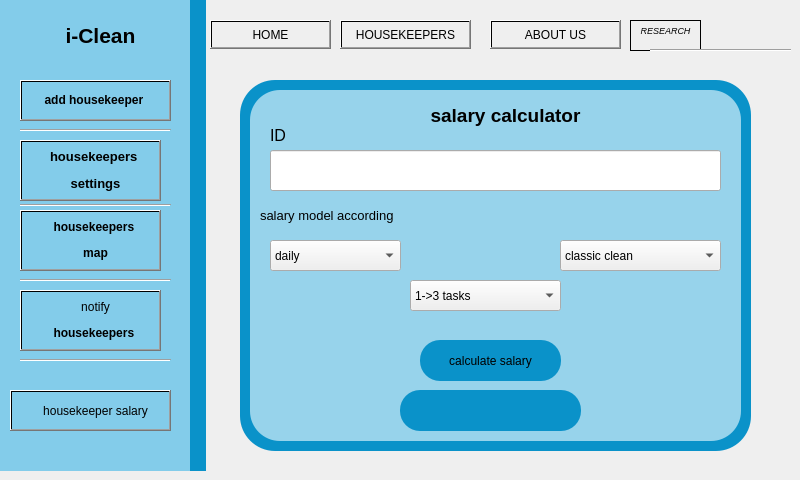
          <widget class="QWidget" name="page_154">
           <widget class="QStackedWidget" name="stackedWidget_49">
            <property name="geometry">
             <rect>
              <x>0</x>
              <y>0</y>
              <width>791</width>
              <height>471</height>
             </rect>
            </property>
            <property name="currentIndex">
             <number>0</number>
            </property>
            <widget class="QWidget" name="page_155">
             <widget class="QLabel" name="label_993">
              <property name="geometry">
               <rect>
                <x>0</x>
                <y>0</y>
                <width>841</width>
                <height>471</height>
               </rect>
              </property>
              <property name="text">
               <string/>
              </property>
              <property name="pixmap">
               <pixmap>../../../OneDrive - ESPRIT/Bureau/projet qt/arr.png</pixmap>
              </property>
             </widget>
             <widget class="QLabel" name="label_994">
              <property name="geometry">
               <rect>
                <x>0</x>
                <y>0</y>
                <width>191</width>
                <height>471</height>
               </rect>
              </property>
              <property name="styleSheet">
               <string notr="true">background-color: rgb(131, 204, 234);</string>
              </property>
              <property name="text">
               <string/>
              </property>
             </widget>
             <widget class="QLabel" name="label_995">
              <property name="geometry">
               <rect>
                <x>190</x>
                <y>0</y>
                <width>16</width>
                <height>471</height>
               </rect>
              </property>
              <property name="styleSheet">
               <string notr="true">background-color: rgb(10, 146, 201);</string>
              </property>
              <property name="text">
               <string/>
              </property>
             </widget>
             <widget class="QLabel" name="label_996">
              <property name="geometry">
               <rect>
                <x>50</x>
                <y>20</y>
                <width>101</width>
                <height>31</height>
               </rect>
              </property>
              <property name="text">
               <string>&lt;html&gt;&lt;head/&gt;&lt;body&gt;&lt;p align=&quot;center&quot;&gt;&lt;span style=&quot; font-size:16pt; font-weight:700;&quot;&gt;i-Clean&lt;/span&gt;&lt;/p&gt;&lt;/body&gt;&lt;/html&gt;</string>
              </property>
             </widget>
             <widget class="QPushButton" name="pushButton_417">
              <property name="geometry">
               <rect>
                <x>210</x>
                <y>20</y>
                <width>121</width>
                <height>29</height>
               </rect>
              </property>
              <property name="styleSheet">
               <string notr="true">background-color: qlineargradient(spread:pad, x1:0, y1:0, x2:0, y2:0, stop:0 rgba(0, 0, 0, 0), stop:1 rgba(255, 255, 255, 255));</string>
              </property>
              <property name="text">
               <string>HOME</string>
              </property>
             </widget>
             <widget class="QToolButton" name="toolButton_112">
              <property name="geometry">
               <rect>
                <x>490</x>
                <y>20</y>
                <width>131</width>
                <height>29</height>
               </rect>
              </property>
              <property name="styleSheet">
               <string notr="true">background-color: qlineargradient(spread:pad, x1:0, y1:0, x2:0, y2:0, stop:0 rgba(0, 0, 0, 0), stop:1 rgba(255, 255, 255, 255));</string>
              </property>
              <property name="text">
               <string>ABOUT US</string>
              </property>
             </widget>
             <widget class="QToolButton" name="toolButton_113">
              <property name="geometry">
               <rect>
                <x>340</x>
                <y>20</y>
                <width>131</width>
                <height>29</height>
               </rect>
              </property>
              <property name="styleSheet">
               <string notr="true">background-color: qlineargradient(spread:pad, x1:0, y1:0, x2:0, y2:0, stop:0 rgba(0, 0, 0, 0), stop:1 rgba(255, 255, 255, 255));</string>
              </property>
              <property name="text">
               <string>HOUSEKEEPERS</string>
              </property>
             </widget>
             <widget class="QTextEdit" name="textEdit_56">
              <property name="geometry">
               <rect>
                <x>630</x>
                <y>20</y>
                <width>71</width>
                <height>31</height>
               </rect>
              </property>
              <property name="styleSheet">
               <string notr="true">background-color: qlineargradient(spread:pad, x1:0, y1:0, x2:0, y2:0, stop:0 rgba(0, 0, 0, 0), stop:1 rgba(255, 255, 255, 255));</string>
              </property>
              <property name="html">
               <string>&lt;!DOCTYPE HTML PUBLIC &quot;-//W3C//DTD HTML 4.0//EN&quot; &quot;http://www.w3.org/TR/REC-html40/strict.dtd&quot;&gt;
&lt;html&gt;&lt;head&gt;&lt;meta name=&quot;qrichtext&quot; content=&quot;1&quot; /&gt;&lt;meta charset=&quot;utf-8&quot; /&gt;&lt;style type=&quot;text/css&quot;&gt;
p, li { white-space: pre-wrap; }
hr { height: 1px; border-width: 0; }
li.unchecked::marker { content: &quot;\2610&quot;; }
li.checked::marker { content: &quot;\2612&quot;; }
&lt;/style&gt;&lt;/head&gt;&lt;body style=&quot; font-family:'Segoe UI'; font-size:9pt; font-weight:400; font-style:normal;&quot;&gt;
&lt;p align=&quot;center&quot; style=&quot; margin-top:0px; margin-bottom:0px; margin-left:0px; margin-right:0px; -qt-block-indent:0; text-indent:0px;&quot;&gt;&lt;span style=&quot; font-size:7pt; font-style:italic;&quot;&gt;RESEARCH&lt;/span&gt;&lt;/p&gt;&lt;/body&gt;&lt;/html&gt;</string>
              </property>
             </widget>
             <widget class="Line" name="line_290">
              <property name="geometry">
               <rect>
                <x>650</x>
                <y>40</y>
                <width>151</width>
                <height>20</height>
               </rect>
              </property>
              <property name="orientation">
               <enum>Qt::Orientation::Horizontal</enum>
              </property>
             </widget>
             <widget class="Line" name="line_291">
              <property name="geometry">
               <rect>
                <x>20</x>
                <y>350</y>
                <width>151</width>
                <height>20</height>
               </rect>
              </property>
              <property name="orientation">
               <enum>Qt::Orientation::Horizontal</enum>
              </property>
             </widget>
             <widget class="Line" name="line_292">
              <property name="geometry">
               <rect>
                <x>20</x>
                <y>120</y>
                <width>151</width>
                <height>20</height>
               </rect>
              </property>
              <property name="orientation">
               <enum>Qt::Orientation::Horizontal</enum>
              </property>
             </widget>
             <widget class="Line" name="line_293">
              <property name="geometry">
               <rect>
                <x>20</x>
                <y>190</y>
                <width>151</width>
                <height>31</height>
               </rect>
              </property>
              <property name="orientation">
               <enum>Qt::Orientation::Horizontal</enum>
              </property>
             </widget>
             <widget class="QPushButton" name="pushButton_418">
              <property name="geometry">
               <rect>
                <x>20</x>
                <y>80</y>
                <width>151</width>
                <height>41</height>
               </rect>
              </property>
              <property name="styleSheet">
               <string notr="true">background-color: qlineargradient(spread:pad, x1:0, y1:0, x2:0, y2:0, stop:0 rgba(0, 0, 0, 0), stop:1 rgba(255, 255, 255, 255));</string>
              </property>
              <property name="text">
               <string/>
              </property>
             </widget>
             <widget class="QLabel" name="label_998">
              <property name="geometry">
               <rect>
                <x>30</x>
                <y>140</y>
                <width>131</width>
                <height>61</height>
               </rect>
              </property>
              <property name="styleSheet">
               <string notr="true">font: 11pt &quot;Sitka&quot;;</string>
              </property>
              <property name="text">
               <string>&lt;html&gt;&lt;head/&gt;&lt;body&gt;&lt;p align=&quot;center&quot;&gt;&lt;span style=&quot; font-size:10pt; font-weight:700;&quot;&gt;housekeepers &lt;/span&gt;&lt;/p&gt;&lt;p align=&quot;center&quot;&gt;&lt;span style=&quot; font-size:10pt; font-weight:700;&quot;&gt;settings&lt;/span&gt;&lt;/p&gt;&lt;/body&gt;&lt;/html&gt;</string>
              </property>
             </widget>
             <widget class="QLabel" name="label_999">
              <property name="geometry">
               <rect>
                <x>20</x>
                <y>70</y>
                <width>151</width>
                <height>61</height>
               </rect>
              </property>
              <property name="styleSheet">
               <string notr="true">font: 11pt &quot;Sitka&quot;;</string>
              </property>
              <property name="text">
               <string>&lt;html&gt;&lt;head/&gt;&lt;body&gt;&lt;p align=&quot;center&quot;&gt;&lt;span style=&quot; font-weight:700;&quot;&gt;add housekeeper &lt;/span&gt;&lt;/p&gt;&lt;/body&gt;&lt;/html&gt;</string>
              </property>
             </widget>
             <widget class="Line" name="line_294">
              <property name="geometry">
               <rect>
                <x>20</x>
                <y>270</y>
                <width>151</width>
                <height>20</height>
               </rect>
              </property>
              <property name="orientation">
               <enum>Qt::Orientation::Horizontal</enum>
              </property>
             </widget>
             <widget class="QPushButton" name="pushButton_420">
              <property name="geometry">
               <rect>
                <x>20</x>
                <y>140</y>
                <width>141</width>
                <height>61</height>
               </rect>
              </property>
              <property name="styleSheet">
               <string notr="true">background-color: qlineargradient(spread:pad, x1:0, y1:0, x2:0, y2:0, stop:0 rgba(0, 0, 0, 0), stop:1 rgba(255, 255, 255, 255));</string>
              </property>
              <property name="text">
               <string/>
              </property>
             </widget>
             <widget class="QLabel" name="label_1000">
              <property name="geometry">
               <rect>
                <x>30</x>
                <y>210</y>
                <width>131</width>
                <height>61</height>
               </rect>
              </property>
              <property name="styleSheet">
               <string notr="true">font: 11pt &quot;Sitka&quot;;</string>
              </property>
              <property name="text">
               <string>&lt;html&gt;&lt;head/&gt;&lt;body&gt;&lt;p align=&quot;center&quot;&gt;&lt;span style=&quot; font-weight:700;&quot;&gt;housekeepers &lt;/span&gt;&lt;/p&gt;&lt;p align=&quot;center&quot;&gt;&lt;span style=&quot; font-weight:700;&quot;&gt;map&lt;/span&gt;&lt;/p&gt;&lt;/body&gt;&lt;/html&gt;</string>
              </property>
             </widget>
             <widget class="QPushButton" name="pushButton_421">
              <property name="geometry">
               <rect>
                <x>20</x>
                <y>210</y>
                <width>141</width>
                <height>61</height>
               </rect>
              </property>
              <property name="styleSheet">
               <string notr="true">background-color: qlineargradient(spread:pad, x1:0, y1:0, x2:0, y2:0, stop:0 rgba(0, 0, 0, 0), stop:1 rgba(255, 255, 255, 255));</string>
              </property>
              <property name="text">
               <string/>
              </property>
             </widget>
             <widget class="QLabel" name="label_1002">
              <property name="geometry">
               <rect>
                <x>240</x>
                <y>80</y>
                <width>511</width>
                <height>371</height>
               </rect>
              </property>
              <property name="styleSheet">
               <string notr="true">background-color: rgb(10, 146, 201);
border-radius: 35px;
border-width: 10px;
border-color: qlineargradient(spread:pad, x1:0, y1:0, x2:1, y2:1, stop:0 rgba(10, 146, 201, 255), stop:1 rgba(255, 255, 255, 255));</string>
              </property>
              <property name="text">
               <string/>
              </property>
             </widget>
             <widget class="QLabel" name="label_1003">
              <property name="geometry">
               <rect>
                <x>250</x>
                <y>90</y>
                <width>491</width>
                <height>351</height>
               </rect>
              </property>
              <property name="styleSheet">
               <string notr="true">background-color: rgb(151, 211, 235);
border-radius: 30px;
border-width: 10px;
border-color: qlineargradient(spread:pad, x1:0, y1:0, x2:1, y2:1, stop:0 rgba(10, 146, 201, 255), stop:1 rgba(255, 255, 255, 255));</string>
              </property>
              <property name="text">
               <string/>
              </property>
             </widget>
             <widget class="QLabel" name="label_997">
              <property name="geometry">
               <rect>
                <x>410</x>
                <y>100</y>
                <width>191</width>
                <height>31</height>
               </rect>
              </property>
              <property name="text">
               <string>&lt;html&gt;&lt;head/&gt;&lt;body&gt;&lt;p align=&quot;center&quot;&gt;&lt;span style=&quot; font-size:14pt; font-weight:700;&quot;&gt;salary calculator&lt;/span&gt;&lt;/p&gt;&lt;/body&gt;&lt;/html&gt;</string>
              </property>
             </widget>
             <widget class="QLabel" name="label_1005">
              <property name="geometry">
               <rect>
                <x>420</x>
                <y>340</y>
                <width>141</width>
                <height>41</height>
               </rect>
              </property>
              <property name="styleSheet">
               <string notr="true">background-color: rgb(10, 146, 201);
border-radius: 20px;
border-width: 10px;
border-color: qlineargradient(spread:pad, x1:0, y1:0, x2:1, y2:1, stop:0 rgba(10, 146, 201, 255), stop:1 rgba(255, 255, 255, 255));</string>
              </property>
              <property name="text">
               <string/>
              </property>
             </widget>
             <widget class="QLabel" name="label_1007">
              <property name="geometry">
               <rect>
                <x>270</x>
                <y>120</y>
                <width>63</width>
                <height>31</height>
               </rect>
              </property>
              <property name="text">
               <string>&lt;html&gt;&lt;head/&gt;&lt;body&gt;&lt;p&gt;&lt;span style=&quot; font-size:12pt;&quot;&gt;ID&lt;/span&gt;&lt;/p&gt;&lt;/body&gt;&lt;/html&gt;</string>
              </property>
             </widget>
             <widget class="QLabel" name="label_1008">
              <property name="geometry">
               <rect>
                <x>260</x>
                <y>200</y>
                <width>231</width>
                <height>31</height>
               </rect>
              </property>
              <property name="styleSheet">
               <string notr="true">font: 17pt &quot;Segoe UI&quot;;</string>
              </property>
              <property name="text">
               <string>&lt;html&gt;&lt;head/&gt;&lt;body&gt;&lt;p&gt;&lt;span style=&quot; font-size:10pt;&quot;&gt;salary model according&lt;/span&gt;&lt;/p&gt;&lt;/body&gt;&lt;/html&gt;</string>
              </property>
             </widget>
             <widget class="QLabel" name="label_afficher_salaire">
              <property name="geometry">
               <rect>
                <x>400</x>
                <y>390</y>
                <width>181</width>
                <height>41</height>
               </rect>
              </property>
              <property name="styleSheet">
               <string notr="true">background-color: rgb(10, 146, 201);
border-radius: 20px;
border-width: 10px;
border-color: qlineargradient(spread:pad, x1:0, y1:0, x2:1, y2:1, stop:0 rgba(10, 146, 201, 255), stop:1 rgba(255, 255, 255, 255));</string>
              </property>
              <property name="text">
               <string/>
              </property>
             </widget>
             <widget class="QPushButton" name="pushButton_calculer">
              <property name="geometry">
               <rect>
                <x>420</x>
                <y>340</y>
                <width>141</width>
                <height>41</height>
               </rect>
              </property>
              <property name="styleSheet">
               <string notr="true">border-radius: 20px;</string>
              </property>
              <property name="text">
               <string>calculate salary</string>
              </property>
             </widget>
             <widget class="Line" name="line_295">
              <property name="geometry">
               <rect>
                <x>20</x>
                <y>350</y>
                <width>151</width>
                <height>20</height>
               </rect>
              </property>
              <property name="orientation">
               <enum>Qt::Orientation::Horizontal</enum>
              </property>
             </widget>
             <widget class="QPushButton" name="pushButton_428">
              <property name="geometry">
               <rect>
                <x>20</x>
                <y>290</y>
                <width>141</width>
                <height>61</height>
               </rect>
              </property>
              <property name="styleSheet">
               <string notr="true">background-color: qlineargradient(spread:pad, x1:0, y1:0, x2:0, y2:0, stop:0 rgba(0, 0, 0, 0), stop:1 rgba(255, 255, 255, 255));</string>
              </property>
              <property name="text">
               <string/>
              </property>
             </widget>
             <widget class="QLabel" name="label_1012">
              <property name="geometry">
               <rect>
                <x>30</x>
                <y>290</y>
                <width>131</width>
                <height>61</height>
               </rect>
              </property>
              <property name="styleSheet">
               <string notr="true">font: 11pt &quot;Sitka&quot;;</string>
              </property>
              <property name="text">
               <string>&lt;html&gt;&lt;head/&gt;&lt;body&gt;&lt;p align=&quot;center&quot;&gt;notify&lt;/p&gt;&lt;p align=&quot;center&quot;&gt;&lt;span style=&quot; font-weight:700;&quot;&gt;housekeepers &lt;/span&gt;&lt;/p&gt;&lt;/body&gt;&lt;/html&gt;</string>
              </property>
             </widget>
             <widget class="QPushButton" name="pushButton_426">
              <property name="geometry">
               <rect>
                <x>10</x>
                <y>390</y>
                <width>161</width>
                <height>41</height>
               </rect>
              </property>
              <property name="styleSheet">
               <string notr="true">background-color: qlineargradient(spread:pad, x1:0, y1:0, x2:0, y2:0, stop:0 rgba(0, 0, 0, 0), stop:1 rgba(255, 255, 255, 255));</string>
              </property>
              <property name="text">
               <string>   housekeeper salary</string>
              </property>
             </widget>
             <widget class="QLineEdit" name="lineEditID">
              <property name="geometry">
               <rect>
                <x>270</x>
                <y>150</y>
                <width>451</width>
                <height>41</height>
               </rect>
              </property>
              <property name="styleSheet">
               <string notr="true"/>
              </property>
             </widget>
             <widget class="QComboBox" name="comboBox1">
              <property name="geometry">
               <rect>
                <x>270</x>
                <y>240</y>
                <width>131</width>
                <height>31</height>
               </rect>
              </property>
              <property name="styleSheet">
               <string notr="true">font: 14pt &quot;Segoe UI&quot;;</string>
              </property>
              <item>
               <property name="text">
                <string>daily</string>
               </property>
              </item>
              <item>
               <property name="text">
                <string>monthly</string>
               </property>
              </item>
              <item>
               <property name="text">
                <string>weekly</string>
               </property>
              </item>
             </widget>
             <widget class="QComboBox" name="comboBox2">
              <property name="geometry">
               <rect>
                <x>560</x>
                <y>240</y>
                <width>161</width>
                <height>31</height>
               </rect>
              </property>
              <property name="styleSheet">
               <string notr="true">font: 14pt &quot;Segoe UI&quot;;</string>
              </property>
              <item>
               <property name="text">
                <string>classic clean</string>
               </property>
              </item>
              <item>
               <property name="text">
                <string>smart clean</string>
               </property>
              </item>
             </widget>
             <widget class="QComboBox" name="comboBox3">
              <property name="geometry">
               <rect>
                <x>410</x>
                <y>280</y>
                <width>151</width>
                <height>31</height>
               </rect>
              </property>
              <property name="styleSheet">
               <string notr="true">font: 14pt &quot;Segoe UI&quot;;</string>
              </property>
              <item>
               <property name="text">
                <string>1-&gt;3 tasks</string>
               </property>
              </item>
              <item>
               <property name="text">
                <string>4-&gt;6 tasks</string>
               </property>
              </item>
              <item>
               <property name="text">
                <string>&lt;6 tasks</string>
               </property>
              </item>
             </widget>
            </widget>
            <widget class="QWidget" name="page_156"/>
           </widget>
          </widget>
